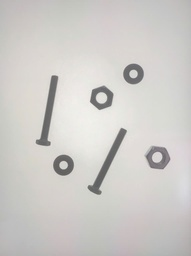
#> input picture dataXuLiAnh/anh1.jpg, 191 x 256 px, shrunk from 956 x 1280 before the run
$ python so_sanh.py   (older library calls are emulated)
#> lines starting #> are read from the running program, lines starting #| are printed output that depends on the picture
#> (reads tu_code/default.json from the repository)
#> (reads tu_code/counts.json from the repository)
### tu_code/pipeline.py
"""Application pipeline: image -> Canny -> objects -> features -> labels -> counts."""

from pathlib import Path
from time import perf_counter
import csv
import json
import numpy as np
from PIL import Image, ImageDraw, ImageFont
from canny import detect_edges
from classifier import CLASS_NAMES, DISPLAY_NAMES, classify
from config import Config
from features import extract_features
from segmentation import segment_objects

COLORS = {"bolt": (38, 105, 220), "washer": (22, 147, 92),
          "nut": (215, 117, 20), "unknown": (195, 47, 75)}


def analyze_image(image_path, config=None):
    config = config or Config()
    start = perf_counter()
    with Image.open(image_path) as image:
#> image is the input picture: PIL image 191x256 RGB; mean R, G, B 205.8, 203.6, 200.4
        rgb = np.asarray(image.convert("RGB"))
    # Manual RGB -> gray conversion; Pillow is used only for image I/O/drawing.
    gray = np.rint(rgb.astype(float) @ np.array([0.299, 0.587, 0.114])).astype(np.uint8)
    edges, stages = detect_edges(gray, config)
    components, labels, closed, warnings = segment_objects(edges, config)
    objects = []
    counts = {name: 0 for name in CLASS_NAMES}
    holes = np.zeros(gray.shape, dtype=bool)
    for component in components:
        features, hole_mask = extract_features(component, gray, closed, config)
        label, reason = classify(features, config)
        counts[label] += 1
        objects.append({"id": component.id, "label": label,
                        "display_name": DISPLAY_NAMES[label], "bbox": list(component.bbox),
                        "features": features, "reason": reason})
        x0, y0, x1, y1 = component.bbox
        holes[y0:y1, x0:x1] |= hole_mask
    if not components:
        warnings.append("No objects found; inspect edge closure and minimum area")
    if counts["unknown"]:
        warnings.append("Some objects are unknown; inspect holes and shape measurements")
    label_rgb = np.full(rgb.shape, 245, dtype=np.uint8)
    for obj in objects:
        label_rgb[labels == obj["id"]] = COLORS[obj["label"]]
    stages.update({"rgb": rgb, "closed": closed.astype(np.uint8) * 255,
                   "labels": label_rgb, "holes": holes.astype(np.uint8) * 255})
    report = {"image": str(Path(image_path).resolve()),
              "image_size": [gray.shape[1], gray.shape[0]],
              "parameters": config.to_dict(), "counts": counts,
              "total": len(objects), "objects": objects, "warnings": warnings,
              "processing_seconds": round(perf_counter() - start, 4)}
    return report, stages


# [63 lines left out: functions _font, render_overlay, save_result, not called in this run]

### tu_code/filters.py
import numpy as np

def calculate_filter_size(sigma, T):
    if sigma < 0.5:
        raise ValueError("sigma must be >= 0.5")
    if not (0.0 < T < 1.0):
        raise ValueError("T must be in (0,1)")
    sHalf = int(round(np.sqrt(-np.log(T) * 2.0 * (sigma**2))))
    N = 2 * sHalf + 1
    return N, sHalf


def calculate_gradient(filter_size, sigma, scale_factor=255):
    sHalf = filter_size // 2
    coords = np.arange(-sHalf, sHalf + 1)
    # Image coordinates: x increases along columns, y along rows.
    X, Y = np.meshgrid(coords, coords)
    G = np.exp(-(X**2 + Y**2) / (2.0 * sigma**2))
    Gx = -(X / (sigma**2)) * G
    Gy = -(Y / (sigma**2)) * G
    Gx_int = np.rint(Gx * scale_factor).astype(np.int32)
    Gy_int = np.rint(Gy * scale_factor).astype(np.int32)
    return Gx_int, Gy_int, scale_factor


def convolve(image, kernel):
    """Apply the existing correlation convention using only NumPy.

    Both derivative kernels have the same global sign reversal compared with
    mathematical convolution; edge directions modulo 180 degrees are unchanged.
    Loop over kernel entries rather than individual image pixels.
    """
    img_h, img_w = image.shape
    k_h, k_w = kernel.shape
    pad_h, pad_w = k_h // 2, k_w // 2
    padded = np.pad(image.astype(np.int64), ((pad_h, pad_h), (pad_w, pad_w)), mode='edge')
    result = np.zeros((img_h, img_w), dtype=np.int64)
    for i in range(k_h):
        for j in range(k_w):
            result += padded[i:i+img_h, j:j+img_w] * int(kernel[i, j])
    return result


def apply_masks(image, Gx_int, Gy_int, scale_factor):
    fx_scaled = convolve(image.astype(np.int32), Gx_int)
    fy_scaled = convolve(image.astype(np.int32), Gy_int)
#> after the loop in convolve (call 2), `for i in range(k_h):`:
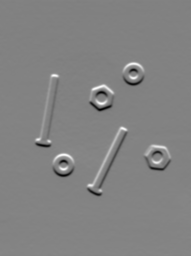
#> result: shape (256, 191) int64; min -68935, max 65716, mean 77.9; drawn with min black and max white
    fx = np.rint(fx_scaled.astype(np.float64) / float(scale_factor)).astype(np.int32)
    fy = np.rint(fy_scaled.astype(np.float64) / float(scale_factor)).astype(np.int32)
    return fx, fy

### tu_code/processing.py
from io_utils import normalize_to_u8
import numpy as np

def compute_magnitude(fx, fy):
    M = np.hypot(fx.astype(np.float64), fy.astype(np.float64))
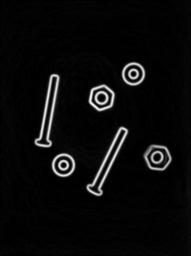
#> M: shape (256, 191) float64; min 0, max 292.1, mean 13; drawn with min black and max white
    M_u8 = normalize_to_u8(M)
#> in normalize_to_u8, `amin, amax = a.min(), a.max()`: amin = 0; amax = 292.1
    return M, M_u8


def compute_gradient_direction(fx, fy):
    phi = np.arctan2(fy.astype(np.float64), fx.astype(np.float64))
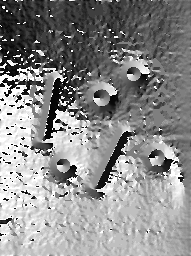
#> phi: shape (256, 191) float64; min -3.14, max 3.14, mean 0.293; drawn with min black and max white
    phi_deg = np.degrees(phi)
    phi_deg = (phi_deg + 360.0) % 360.0
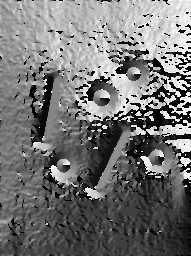
#> phi_deg: shape (256, 191) float64; min 0, max 359.7, mean 163.7; drawn with min black and max white
    phi_img = np.uint8((phi_deg / 360.0) * 255.0)
    return phi_img, phi_deg


def quantize_gradient_direction(phi_degrees):
    q = np.zeros_like(phi_degrees, dtype=np.uint8)
    angle = phi_degrees % 360.0
    q[((angle >= 0) & (angle < 22.5)) | ((angle >= 157.5) & (angle < 202.5)) | ((angle >= 337.5) & (angle < 360))] = 0
    q[((angle >= 22.5) & (angle < 67.5)) | ((angle >= 202.5) & (angle < 247.5))] = 1
    q[((angle >= 67.5) & (angle < 112.5)) | ((angle >= 247.5) & (angle < 292.5))] = 2
    q[((angle >= 112.5) & (angle < 157.5)) | ((angle >= 292.5) & (angle < 337.5))] = 3
    return q


def non_maxima_suppression(M_float, quantized_dirs):
    """Keep maxima along the gradient; y increases down the image."""
    suppressed = np.zeros_like(M_float, dtype=np.float64)
    center = M_float[1:-1, 1:-1]
    directions = quantized_dirs[1:-1, 1:-1]
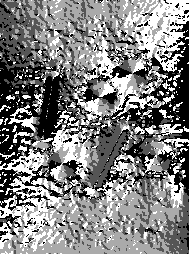
#> directions: shape (254, 189); min 0, max 3, mean 1.52; drawn with min black and max white
    pairs = [
        (M_float[1:-1, :-2], M_float[1:-1, 2:]),
        (M_float[:-2, :-2], M_float[2:, 2:]),
        (M_float[:-2, 1:-1], M_float[2:, 1:-1]),
        (M_float[:-2, 2:], M_float[2:, :-2]),
    ]
    for direction, (n1, n2) in enumerate(pairs):
        keep = (directions == direction) & (center >= n1) & (center >= n2)
        suppressed[1:-1, 1:-1][keep] = center[keep]
#> this loop made 4 passes
#> pass 1, in non_maxima_suppression, `keep = (directions == direction) & (center >= n1) & (center >= n2)`:
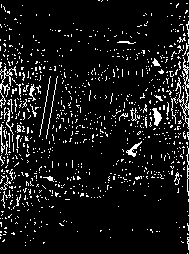
#> keep: shape (254, 189) bool; 8.7% white in thin lines or dots
#> after the loop:
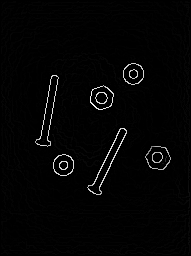
#> suppressed: shape (256, 191) float64; min 0, max 292.1, mean 5.4; drawn with min black and max white
    suppressed_u8 = normalize_to_u8(suppressed)
#> (the rest of the program and of its run is left out)
